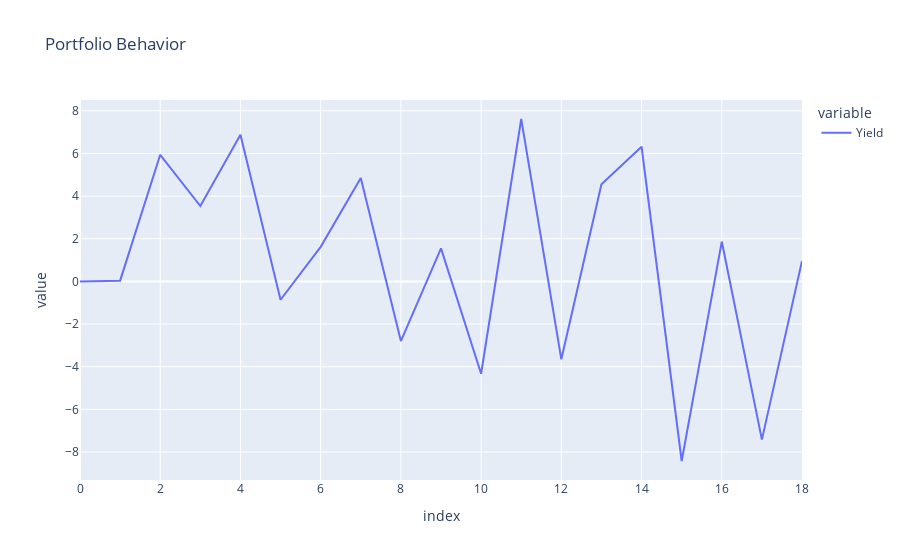

Notebook code cell kept with this figure:
### Code cell
# Grafica redimientos mensuales Estrategia Pasiva
vs.desempeño_lineal(dt.inv_pas_df,"Yield")

### Figure 1 — Plotly figure (JSON) as saved in the notebook; plotly's stock layout.template omitted (floating-point values rounded to 4 significant figures)
{"data": [{"hovertemplate": "variable=Yield<br>index=%{x}<br>value=%{y}<extra></extra>", "legendgroup": "Yield", "line": {"color": "#636efa", "dash": "solid"}, "marker": {"symbol": "circle"}, "mode": "lines", "name": "Yield", "orientation": "v", "showlegend": true, "type": "scatter", "x": [0, 1, 2, 3, 4, 5, 6, 7, 8, 9, 10, 11, 12, 13, 14, 15, 16, 17, 18], "xaxis": "x", "y": [0, 0.0366, 5.938, 3.535, 6.878, -0.8584, 1.623, 4.848, -2.797, 1.548, -4.328, 7.616, -3.653, 4.552, 6.315, -8.42, 1.869, -7.416, 0.9547], "yaxis": "y"}], "layout": {"legend": {"title": {"text": "variable"}, "tracegroupgap": 0}, "title": {"text": "Portfolio Behavior"}, "xaxis": {"anchor": "y", "domain": [0, 1], "title": {"text": "index"}}, "yaxis": {"anchor": "x", "domain": [0, 1], "title": {"text": "value"}}}}
